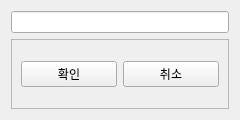
<?xml version="1.0" encoding="UTF-8"?>
<ui version="4.0">
 <class>Form</class>
 <widget class="QWidget" name="Form">
  <property name="geometry">
   <rect>
    <x>0</x>
    <y>0</y>
    <width>240</width>
    <height>120</height>
   </rect>
  </property>
  <property name="windowTitle">
   <string>과목 이름 수정</string>
  </property>
  <layout class="QVBoxLayout" name="verticalLayout">
   <item>
    <widget class="QLineEdit" name="edit"/>
   </item>
   <item>
    <widget class="QFrame" name="frame">
     <property name="frameShape">
      <enum>QFrame::StyledPanel</enum>
     </property>
     <property name="frameShadow">
      <enum>QFrame::Raised</enum>
     </property>
     <layout class="QHBoxLayout" name="horizontalLayout">
      <item>
       <widget class="QPushButton" name="btnOk">
        <property name="text">
         <string>확인</string>
        </property>
       </widget>
      </item>
      <item>
       <widget class="QPushButton" name="btnCancel">
        <property name="text">
         <string>취소</string>
        </property>
       </widget>
      </item>
     </layout>
    </widget>
   </item>
  </layout>
 </widget>
 <resources/>
 <connections/>
</ui>
